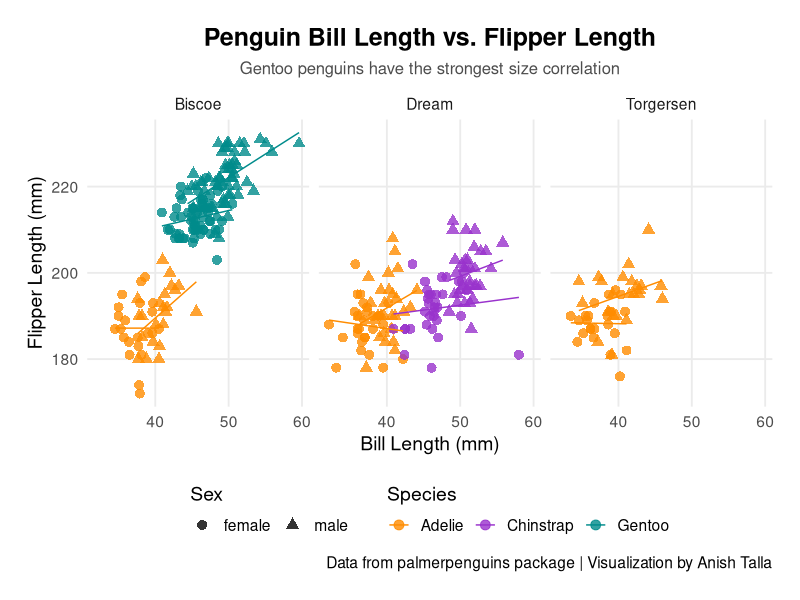

Reproduce this figure in R.
## ---- chunk 1
suppressPackageStartupMessages(library(tidyverse))
library(palmerpenguins)
## ---- chunk 2
library(tidyverse)
library(palmerpenguins)

# Custom color palette
penguin_colors <- c("Adelie" = "#FF8C00", 
                    "Chinstrap" = "#9932CC", 
                    "Gentoo" = "#008B8B")

# Create the plot
ggplot(penguins %>% drop_na(), 
       aes(x = bill_length_mm, 
           y = flipper_length_mm,
           color = species,
           shape = sex)) +
  geom_point(size = 3, alpha = 0.8) +
  geom_smooth(method = "lm", se = FALSE, linewidth = 0.5) +
  scale_color_manual(values = penguin_colors) +
  scale_shape_manual(values = c(16, 17), na.translate = FALSE) +
  labs(
    title = "Penguin Bill Length vs. Flipper Length",
    subtitle = "Gentoo penguins have the strongest size correlation",
    x = "Bill Length (mm)",
    y = "Flipper Length (mm)",
    color = "Species",
    shape = "Sex",
    caption = "Data from palmerpenguins package | Visualization by Anish Talla"
  ) +
  theme_minimal(base_size = 14) +
  theme(
    plot.title = element_text(face = "bold", size = 18, hjust = 0.5),
    plot.subtitle = element_text(size = 12, hjust = 0.5, color = "gray30"),
    legend.position = "bottom",
    legend.box = "horizontal",
    panel.grid.minor = element_blank(),
    plot.background = element_rect(fill = "white", color = NA),
    plot.margin = margin(20, 20, 20, 20)
  ) +
  facet_wrap(~island, ncol = 3) +
  guides(
    color = guide_legend(title.position = "top"),
    shape = guide_legend(title.position = "top")
  )
